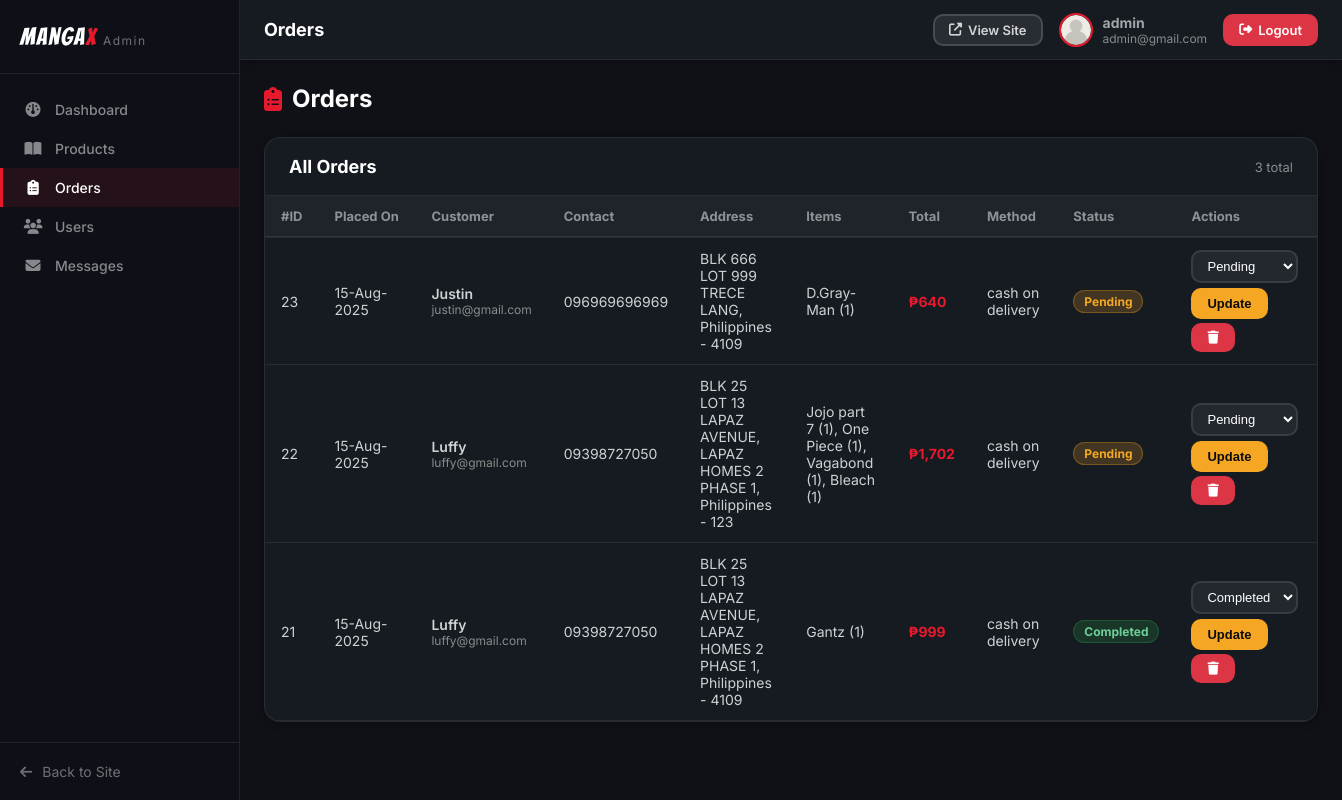
Screenshot of /admin_orders.php (signed in) with the database file from the repository.
### tables this page shows
CREATE TABLE `orders` (
  `id` int(100) NOT NULL,
  `user_id` int(100) NOT NULL,
  `name` varchar(100) NOT NULL,
  `number` varchar(12) NOT NULL,
  `email` varchar(100) NOT NULL,
  `method` varchar(50) NOT NULL,
  `address` varchar(500) NOT NULL,
  `total_products` varchar(1000) NOT NULL,
  `total_price` int(100) NOT NULL,
  `placed_on` varchar(50) NOT NULL,
  `payment_status` varchar(20) NOT NULL DEFAULT 'pending'
);

### config.php (called while the page is built, shortened)
<?php
function e($str)
{
    return htmlspecialchars((string) $str, ENT_QUOTES, 'UTF-8');
}
?>

### admin_orders.php (the view, shortened to what this page needs)
<?php
include 'config.php';
?>
<?php include 'admin_header.php'; ?>
<h1 class="page-title"><i class="fas fa-clipboard-list"></i> Orders</h1>
<?php
$orders = mysqli_query($conn, "SELECT * FROM `orders` ORDER BY id DESC");
if (mysqli_num_rows($orders) > 0):
   ?>
   <div class="admin-card">
      <div class="admin-card-header">
         <h2>All Orders</h2>
         <span style="font-size:1.3rem;color:var(--gray-500);"><?php echo mysqli_num_rows($orders); ?> total</span>
      </div>
      <div class="table-wrap">
         <table class="data-table">
            <thead>
               <tr>
                  <th>#ID</th>
                  <th>Placed On</th>
                  <th>Customer</th>
                  <th>Contact</th>
                  <th>Address</th>
                  <th>Items</th>
                  <th>Total</th>
                  <th>Method</th>
                  <th>Status</th>
                  <th>Actions</th>
               </tr>
            </thead>
            <tbody>
               <?php
               mysqli_data_seek($orders, 0);
               while ($o = mysqli_fetch_assoc($orders)):
                  ?>
                  <tr>
                     <td><?php echo $o['id']; ?></td>
                     <td><?php echo e($o['placed_on']); ?></td>
                     <td>
                        <div style="font-weight:600;"><?php echo e($o['name']); ?></div>
                        <div style="font-size:1.2rem;color:var(--gray-500);"><?php echo e($o['email']); ?></div>
                     </td>
                     <td><?php echo e($o['number']); ?></td>
                     <td style="max-width:18rem;white-space:normal;"><?php echo e($o['address']); ?></td>
                     <td style="max-width:20rem;white-space:normal;"><?php echo e($o['total_products']); ?></td>
                     <td style="color:var(--crimson);font-weight:700;">₱<?php echo number_format($o['total_price']); ?></td>
                     <td><?php echo e($o['method']); ?></td>
                     <td>
                        <span class="badge badge-<?php echo e($o['payment_status']); ?>">
                           <?php echo e($o['payment_status']); ?>
                        </span>
                     </td>
                     <td>
                        <form method="post" style="display:flex;gap:.5rem;align-items:center;flex-wrap:wrap;">
                           <select name="update_payment" class="form-control"
                              style="width:auto;padding:.6rem 1rem;font-size:1.3rem;">
                              <option value="pending" <?php if ($o['payment_status'] === 'pending')
                                 echo 'selected'; ?>>Pending
                              </option>
                              <option value="completed" <?php if ($o['payment_status'] === 'completed')
                                 echo 'selected'; ?>>
                                 Completed</option>
                           </select>
                           <button type="submit" name="update_order" class="btn btn-gold btn-sm">Update</button>
                        </form>
                        <a href="admin_orders.php?delete=<?php echo $o['id']; ?>" class="btn btn-danger btn-sm"
                           style="margin-top:.4rem;" data-confirm="Delete this order?">
                           <i class="fas fa-trash"></i>
                        </a>
                     </td>
                  </tr>
               <?php endwhile; ?>
            </tbody>
         </table>
      </div>
   </div>
<?php endif; ?>
<?php include 'admin_footer.php'; ?>

### css/admin_style.css (style rules this page uses)
:root { --ink: #0d0d0d; --crimson: #e8192c; --crimson-d: #b5101e; --gold: #f5a623; --white: #ffffff; --gray-100: #f0ece8; --gray-200: #e0dcd8; --gray-300: #d0cac4; --gray-500: #8a8a8a; --gray-700: #4a4a4a; --sidebar-bg:#0d1117; --sidebar-w: 240px; --header-h: 60px; --admin-bg: #0f1117; --card-bg: #161b22; --border: rgba(255,255,255,.08); --shadow-sm: 0 2px 8px rgba(0,0,0,.3); --shadow-md: 0 4px 20px rgba(0,0,0,.4); --radius: 10px; --radius-lg: 16px; --transition:.22s ease; }
*, *::before, *::after { box-sizing: border-box; margin: 0; padding: 0; }
html { font-size: 62.5%; overflow-x: hidden; }
body { font-family: 'Inter', sans-serif; font-size: 1.5rem; background: var(--admin-bg); color: rgba(255,255,255,.87); }
a { text-decoration: none; color: inherit; }
.admin-card { background: var(--card-bg); border-radius: var(--radius-lg); box-shadow: var(--shadow-sm); border: 1px solid var(--border); overflow: hidden; }
.admin-card-header { padding: 1.8rem 2.4rem; border-bottom: 1px solid var(--border); display: flex; align-items: center; justify-content: space-between; gap: 1rem; }
.admin-card-header h2 { font-size: 1.8rem; font-weight: 700; color: var(--white); }
.btn, .btn-outline, .btn-gold, .btn-danger, .btn-secondary { display: inline-flex; align-items: center; gap: .6rem; padding: .9rem 2rem; border-radius: var(--radius); font-size: 1.4rem; font-weight: 600; cursor: pointer; border: 2px solid transparent; transition: var(--transition); white-space: nowrap; }
.btn { background: var(--crimson); color: var(--white); border-color: var(--crimson); }
.btn-gold { background: var(--gold); color: var(--ink); border-color: var(--gold); }
.btn-danger { background: #dc3545; color: var(--white); border-color: #dc3545; }
.btn-sm { padding: .6rem 1.4rem; font-size: 1.3rem; }
.form-control { width: 100%; padding: 1rem 1.3rem; border: 2px solid rgba(255,255,255,.1); border-radius: var(--radius); font-size: 1.4rem; color: var(--white); background: rgba(255,255,255,.06); transition: var(--transition); }
.form-control::placeholder { color: rgba(255,255,255,.3); }
select.form-control option { background: #1a1a2e; }
.data-table { width: 100%; border-collapse: collapse; }
.data-table th { text-align: left; padding: 1.2rem 1.6rem; background: rgba(255,255,255,.04); font-size: 1.3rem; font-weight: 700; color: rgba(255,255,255,.5); border-bottom: 2px solid var(--border); white-space: nowrap; }
.data-table td { padding: 1.2rem 1.6rem; font-size: 1.4rem; color: rgba(255,255,255,.8); border-bottom: 1px solid var(--border); vertical-align: middle; }
.table-wrap { overflow-x: auto; }
.badge { display: inline-block; padding: .3rem 1rem; border-radius: 99px; font-size: 1.2rem; font-weight: 700; text-transform: capitalize; white-space: nowrap; }
.badge-pending { background: rgba(245,166,35,.2); color: #f5a623; border: 1px solid rgba(245,166,35,.3); }
.badge-completed { background: rgba(40,167,69,.2); color: #6fcf97; border: 1px solid rgba(40,167,69,.3); }
.page-title { font-size: 2.4rem; font-weight: 700; color: var(--white); margin-bottom: 2.4rem; display: flex; align-items: center; gap: 1rem; }
.page-title i { color: var(--crimson); }

### rows the page displays
orders: id "23", placed_on "15-Aug-2025", name "Justin", email "justin@gmail.com", number "096969696969", address "BLK 666 LOT 999 TRECE LANG, Philippines - 4109", total_products "D.Gray-Man (1)", total_price "640", method "cash on delivery", payment_status "Pending", update_payment "Pending"
orders: id "22", placed_on "15-Aug-2025", name "Luffy", email "luffy@gmail.com", number "09398727050", address "BLK 25 LOT 13 LAPAZ AVENUE, LAPAZ HOMES 2 PHASE 1, Philippines - 123", total_products "Jojo part 7 (1), One Piece (1), Vagabond (1), Bleach (1)", total_price "1,702", method "cash on delivery", payment_status "Pending", update_payment "Pending"
orders: id "21", placed_on "15-Aug-2025", name "Luffy", email "luffy@gmail.com", number "09398727050", address "BLK 25 LOT 13 LAPAZ AVENUE, LAPAZ HOMES 2 PHASE 1, Philippines - 4109", total_products "Gantz (1)", total_price "999", method "cash on delivery", payment_status "Completed", update_payment "Completed"

### other values shown
$label "Dashboard"
$label "Products"
$label "Orders"
$label "Users"
$label "Messages"
$adminNav[$_currentAdminPage][1] "Orders"
$_aname "admin"
$_aemail "admin@gmail.com"
mysqli_num_rows($orders) "3"
